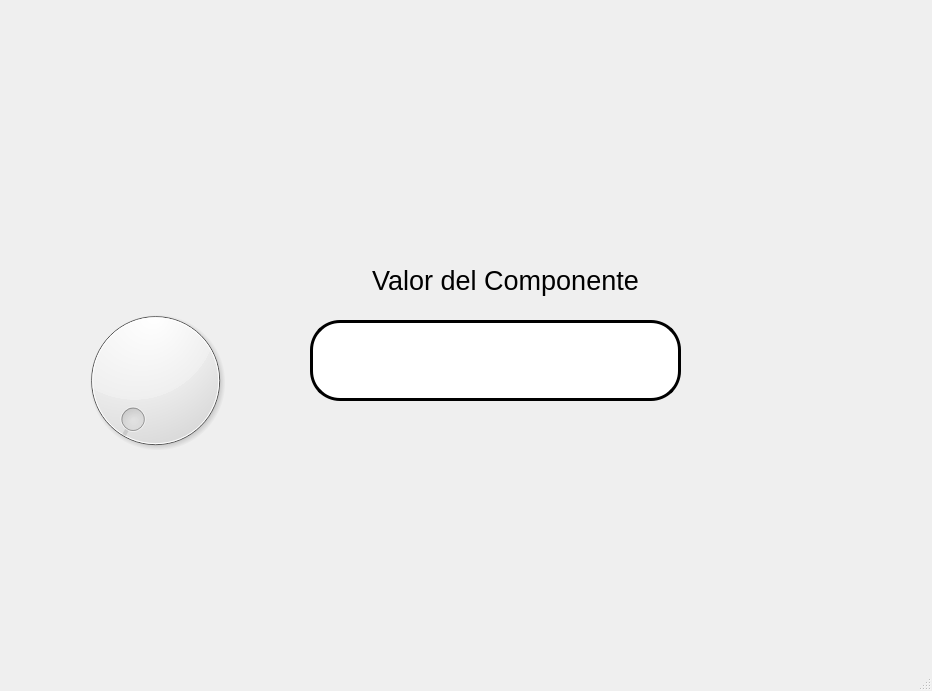
<?xml version="1.0" encoding="UTF-8"?>
<ui version="4.0">
 <class>MainWindow</class>
 <widget class="QMainWindow" name="MainWindow">
  <property name="geometry">
   <rect>
    <x>0</x>
    <y>0</y>
    <width>932</width>
    <height>691</height>
   </rect>
  </property>
  <property name="windowTitle">
   <string>MainWindow</string>
  </property>
  <widget class="QWidget" name="centralwidget">
   <widget class="QLabel" name="label">
    <property name="geometry">
     <rect>
      <x>20</x>
      <y>40</y>
      <width>161</width>
      <height>141</height>
     </rect>
    </property>
    <property name="styleSheet">
     <string notr="true"/>
    </property>
    <property name="text">
     <string/>
    </property>
    <property name="pixmap">
     <pixmap resource="../Archivos/Recursos.qrc">:/UAT LOGOS/Logo UAT.png</pixmap>
    </property>
    <property name="scaledContents">
     <bool>true</bool>
    </property>
   </widget>
   <widget class="QLabel" name="label_3">
    <property name="geometry">
     <rect>
      <x>650</x>
      <y>0</y>
      <width>281</width>
      <height>211</height>
     </rect>
    </property>
    <property name="styleSheet">
     <string notr="true"/>
    </property>
    <property name="text">
     <string/>
    </property>
    <property name="pixmap">
     <pixmap resource="../Archivos/Recursos.qrc">:/UAT LOGOS/logo facultad de ingenieria uat.png</pixmap>
    </property>
    <property name="scaledContents">
     <bool>true</bool>
    </property>
   </widget>
   <widget class="QLabel" name="label_4">
    <property name="geometry">
     <rect>
      <x>730</x>
      <y>450</y>
      <width>191</width>
      <height>181</height>
     </rect>
    </property>
    <property name="styleSheet">
     <string notr="true"/>
    </property>
    <property name="text">
     <string/>
    </property>
    <property name="pixmap">
     <pixmap resource="../Archivos/Recursos.qrc">:/Equipo LOGO/logo equipo 3.jpg</pixmap>
    </property>
    <property name="scaledContents">
     <bool>true</bool>
    </property>
   </widget>
   <widget class="QLabel" name="label_5">
    <property name="geometry">
     <rect>
      <x>260</x>
      <y>260</y>
      <width>491</width>
      <height>41</height>
     </rect>
    </property>
    <property name="font">
     <font>
      <pointsize>20</pointsize>
     </font>
    </property>
    <property name="text">
     <string>Valor del Componente</string>
    </property>
    <property name="alignment">
     <set>Qt::AlignCenter</set>
    </property>
   </widget>
   <widget class="QDial" name="dial">
    <property name="geometry">
     <rect>
      <x>60</x>
      <y>300</y>
      <width>191</width>
      <height>161</height>
     </rect>
    </property>
   </widget>
   <widget class="QLineEdit" name="lineEdit">
    <property name="geometry">
     <rect>
      <x>310</x>
      <y>320</y>
      <width>371</width>
      <height>81</height>
     </rect>
    </property>
    <property name="font">
     <font>
      <pointsize>30</pointsize>
     </font>
    </property>
    <property name="styleSheet">
     <string notr="true">background-color: rgb(255, 255, 255);
border-radius: 30px;
border: 3px solid black;</string>
    </property>
   </widget>
  </widget>
  <widget class="QMenuBar" name="menubar">
   <property name="geometry">
    <rect>
     <x>0</x>
     <y>0</y>
     <width>932</width>
     <height>26</height>
    </rect>
   </property>
  </widget>
  <widget class="QStatusBar" name="statusbar"/>
 </widget>
 <resources>
  <include location="../Archivos/Recursos.qrc"/>
 </resources>
 <connections/>
</ui>
